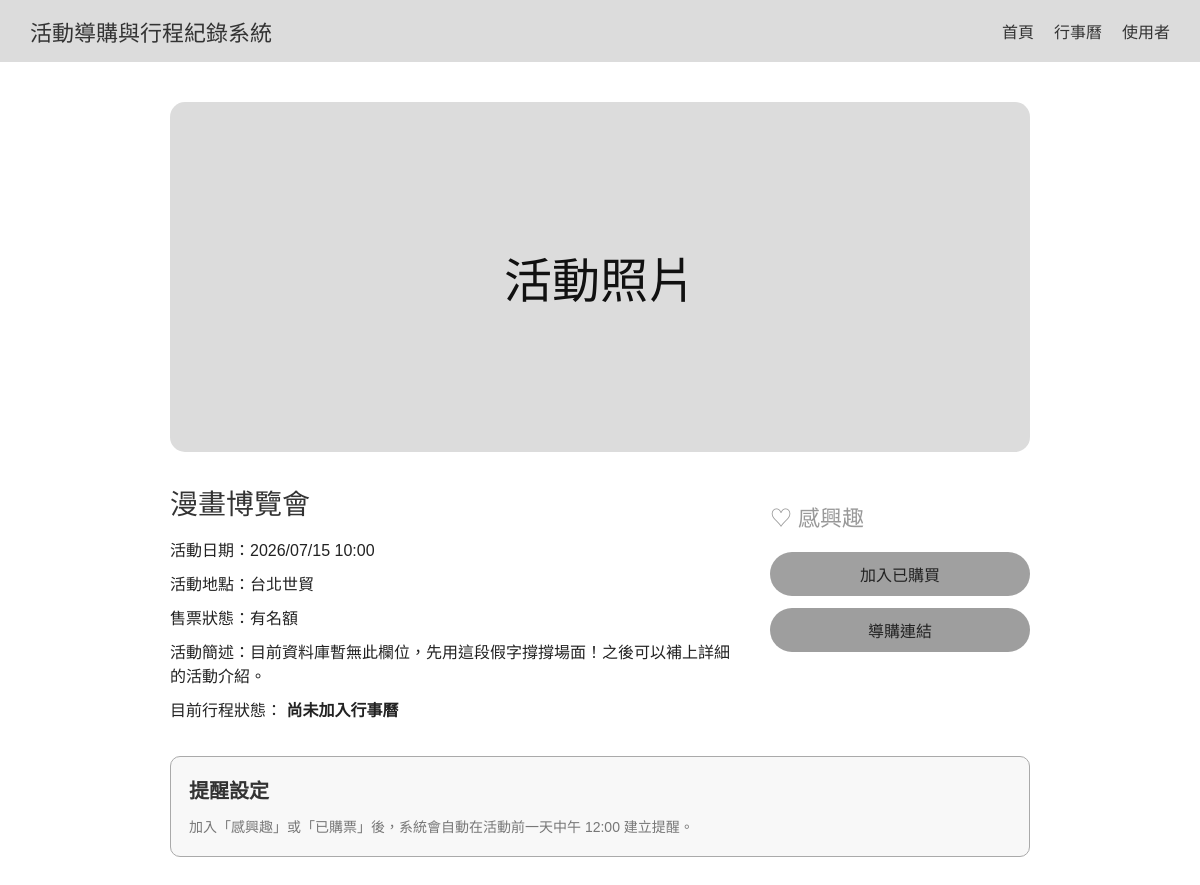
Screenshot of /pages/activity_detail.php?id=A002 with the database file from the repository.
### tables this page shows
CREATE TABLE ACTIVITY (
    activity_id VARCHAR(50) NOT NULL,
    name VARCHAR(100) NOT NULL,
    activity_time DATETIME NOT NULL,
    location VARCHAR(255) NOT NULL,
    source_platform VARCHAR(100),
    external_id VARCHAR(100),
    external_url VARCHAR(255),
    cache_status VARCHAR(50),
    last_sync_time DATETIME,
    category_id VARCHAR(50),
    PRIMARY KEY (activity_id),
    FOREIGN KEY (category_id)
        REFERENCES CATEGORY(category_id)
);

### pages/activity_detail.php (the view, shortened to what this page needs)
<?php
require_once '../backend/db.php';
if (isset($conn)) {
    $db = $conn;
} else if (isset($mysqli)) {
    $db = $mysqli;
} else {
    die('資料庫連線失敗，請檢查 db.php 是否有 $conn 或 $mysqli');
}
$user_id = $_SESSION['user_id'] ?? 'U001';
$activity_id = isset($_GET['id']) ? $_GET['id'] : '';
$sql = "
    SELECT *
    FROM ACTIVITY
    WHERE activity_id = ?
";
$stmt = $db->prepare($sql);
$stmt->bind_param("s", $activity_id);
if (!$stmt->execute()) {
    die('SQL execute 失敗：' . $stmt->error);
}
$result = $stmt->get_result();
$activity = $result->fetch_assoc();
$current_status = null;
$sql = "
    SELECT status
    FROM SCHEDULE
    WHERE user_id = ?
      AND activity_id = ?
    LIMIT 1
";
$stmt = $db->prepare($sql);
$stmt->bind_param("ss", $user_id, $activity_id);
$stmt->bind_result($current_status);
$is_finished = strtotime($activity['activity_time']) < time();
$display_status = $current_status;
$status_color = "#555";
$reminder_datetime = new DateTime($activity['activity_time']);
$reminder_datetime->modify('-1 day');
$reminder_datetime->setTime(12, 0, 0);
$auto_reminder_time = $reminder_datetime->format('Y/m/d H:i');
?>
<!DOCTYPE html>
<html lang="zh-TW">
<head>
</head>
<body>
<nav class="navbar">
    <h1>活動導購與行程紀錄系統</h1>
    <div class="nav-links">
        <a href="activity_list.php">首頁</a>
        <a href="../backend/my_schedule.php">行事曆</a>
        <a href="profile.php">使用者</a>
    </div>
</nav>
<main class="main-container">
    <div class="image-placeholder">
        活動照片
    </div>
    <div class="content-section">
        <div class="info-left">
            <h2><?= htmlspecialchars($activity['name']) ?></h2>
            <p>活動日期：<?= date('Y/m/d H:i', strtotime($activity['activity_time'])) ?></p>
            <p>活動地點：<?= htmlspecialchars($activity['location']) ?></p>
            <?php if (!empty($activity['cache_status'])): ?>
                <p>售票狀態：<?= htmlspecialchars($activity['cache_status']) ?></p>
            <?php endif; ?>
            <p>活動簡述：目前資料庫暫無此欄位，先用這段假字撐撐場面！之後可以補上詳細的活動介紹。</p>
            <p class="status-text">
                目前行程狀態：
                <?php if ($display_status): ?>
                    <strong style="color: <?= $status_color ?>;">
                        <?= htmlspecialchars($display_status) ?>
                    </strong>
                <?php else: ?>
                    <strong>尚未加入行事曆</strong>
                <?php endif; ?>
            </p>
        </div>
        <div class="action-right">
            <?php if (!$is_finished): ?>
                <form action="../backend/add_schedule.php" method="post">
                    <button type="submit"
                            class="heart-btn <?= ($current_status === '感興趣') ? 'active' : '' ?>">
                        <?= ($current_status === '感興趣') ? '♥ 取消感興趣' : '♡ 感興趣' ?>
                    </button>
                </form>
                <form action="../backend/add_schedule.php" method="post">
                    <button type="submit" class="btn">
                        <?= ($current_status === '已購票') ? '取消已購買' : '加入已購買' ?>
                    </button>
                </form>
            <?php else: ?>
                <p class="finished-notice">
                    此活動已舉行，無法再修改狀態。
                </p>
            <?php endif; ?>
            <?php if (!empty($activity['external_url']) && !$is_finished): ?>
                <a href="<?= htmlspecialchars($activity['external_url']) ?>"
                   target="_blank"
                   class="btn btn-link">
                    導購連結
                </a>
            <?php else: ?>
                <button class="btn" style="background-color: #eee; color: #aaa; cursor: not-allowed;" disabled>
                    <?= $is_finished ? '活動已結束' : '無導購連結' ?>
                </button>
            <?php endif; ?>
        </div>
    </div>
    <div class="reminder-box">
        <h3>提醒設定</h3>
        <?php if ($is_finished): ?>
            <p class="notice">
                此活動已舉行，不再建立提醒。
            </p>
        <?php elseif ($current_status): ?>
            <p class="notice">
                系統已自動設定提醒時間：<?= htmlspecialchars($auto_reminder_time) ?>。
            </p>
        <?php else: ?>
            <p class="notice">
                加入「感興趣」或「已購票」後，系統會自動在活動前一天中午 12:00 建立提醒。
            </p>
        <?php endif; ?>
    </div>
</main>
</body>
</html>

### pages/activity_detail.php (style rules this page uses)
* { box-sizing: border-box; margin: 0; padding: 0; font-family: "Microsoft JhengHei", sans-serif; }
body { background-color: #ffffff; color: #333; }
.navbar { background-color: #dcdcdc; padding: 15px 30px; display: flex; justify-content: space-between; align-items: center; }
.navbar h1 { font-size: 22px; font-weight: normal; }
.nav-links { display: flex; gap: 20px; font-size: 16px; }
.nav-links a { text-decoration: none; color: #333; cursor: pointer; }
.main-container { max-width: 900px; margin: 40px auto; padding: 0 20px; }
.image-placeholder { width: 100%; height: 350px; background-color: #dcdcdc; border-radius: 15px; display: flex; justify-content: center; align-items: center; font-size: 48px; color: #111; margin-bottom: 30px; }
.content-section { display: flex; justify-content: space-between; align-items: flex-start; gap: 30px; }
.info-left { flex: 1; }
.info-left h2 { font-size: 28px; margin-bottom: 15px; font-weight: normal; }
.info-left p { font-size: 16px; margin-bottom: 10px; color: #222; }
.action-right { width: 260px; display: flex; flex-direction: column; gap: 12px; margin-top: 10px; }
.status-text { font-size: 16px; margin-bottom: 5px; }
.heart-btn { border: none; background: none; font-size: 22px; color: #999; cursor: pointer; text-align: left; padding: 8px 0; }
.btn { padding: 10px 25px; border: none; border-radius: 30px; font-size: 16px; cursor: pointer; text-decoration: none; display: inline-block; text-align: center; background-color: #a0a0a0; color: #222; transition: background-color 0.2s; width: 100%; }
.btn-link { background-color: #9e9e9e; }
.reminder-box { margin-top: 25px; padding: 18px; border: 1px solid #aaa; border-radius: 10px; background-color: #f8f8f8; }
.reminder-box h3 { margin-bottom: 12px; font-size: 20px; }
.notice { color: #777; font-size: 14px; line-height: 1.6; }

### rows the page displays
activity: name "漫畫博覽會", activity_time "2026/07/15 10:00", location "台北世貿", cache_status "有名額"
